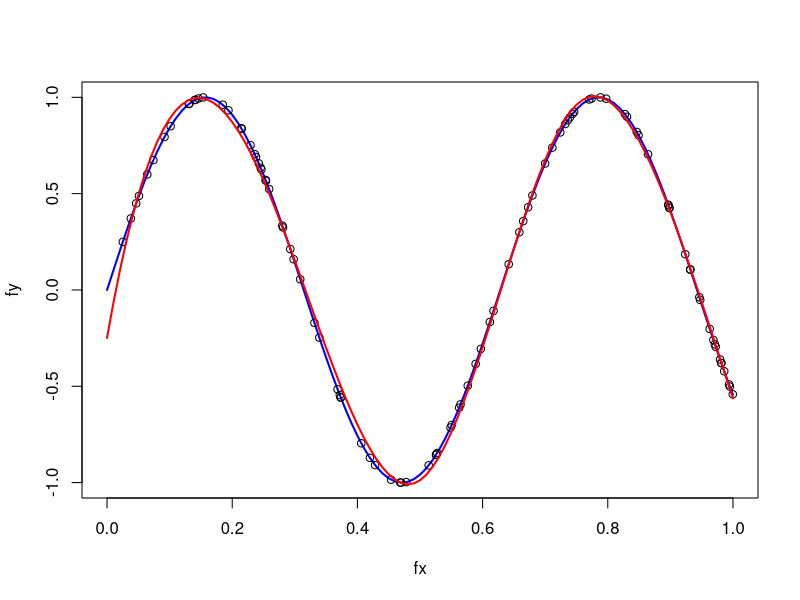
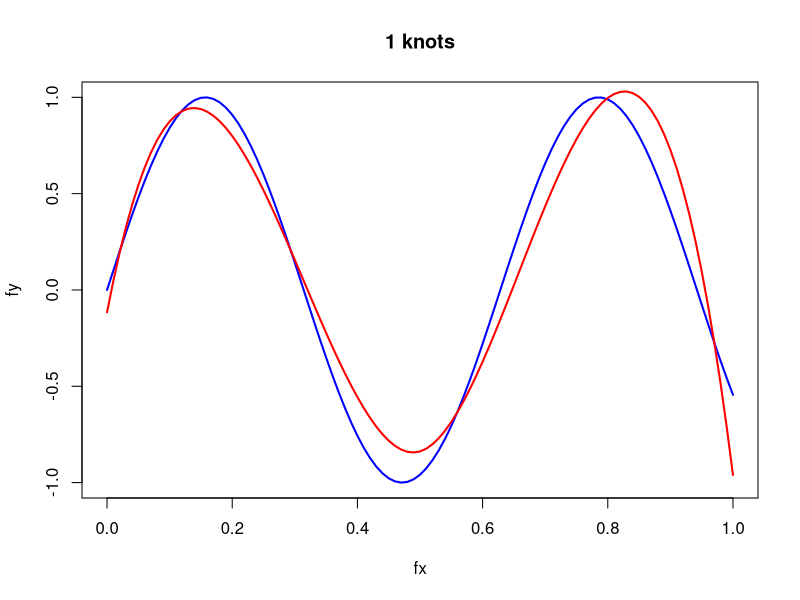
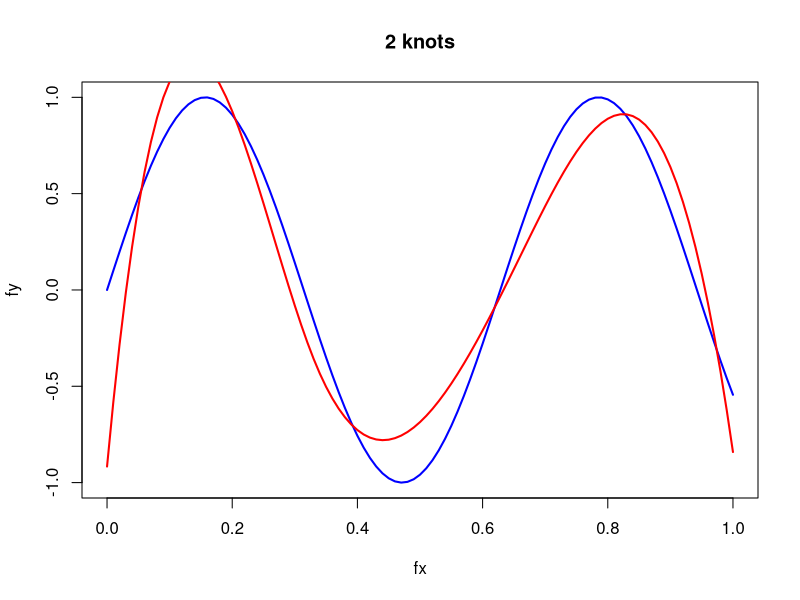
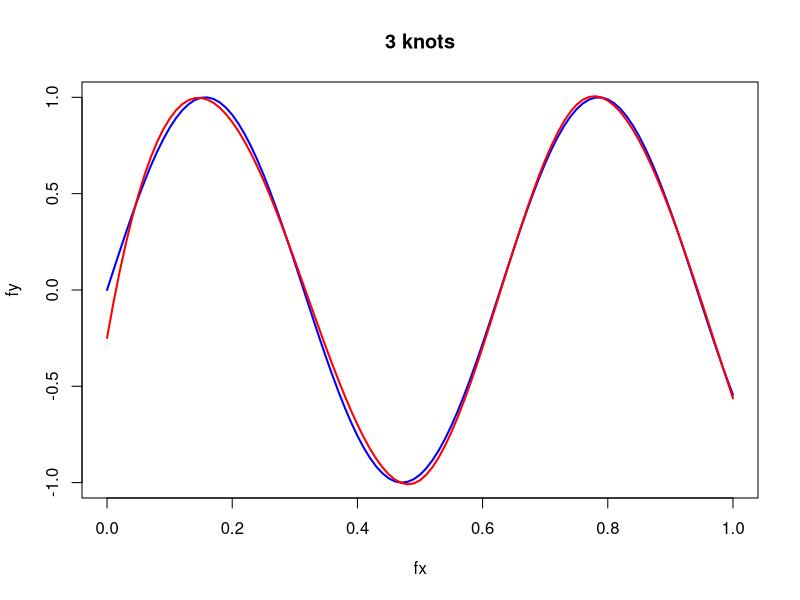
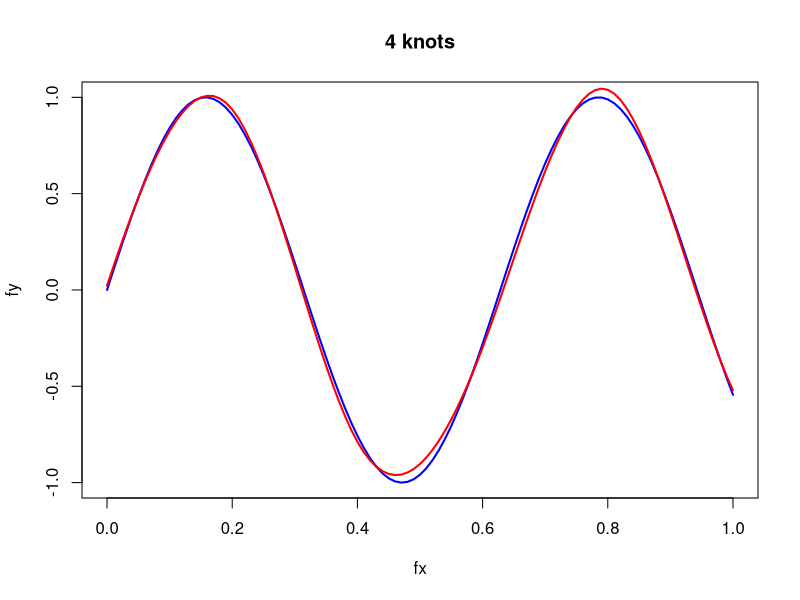
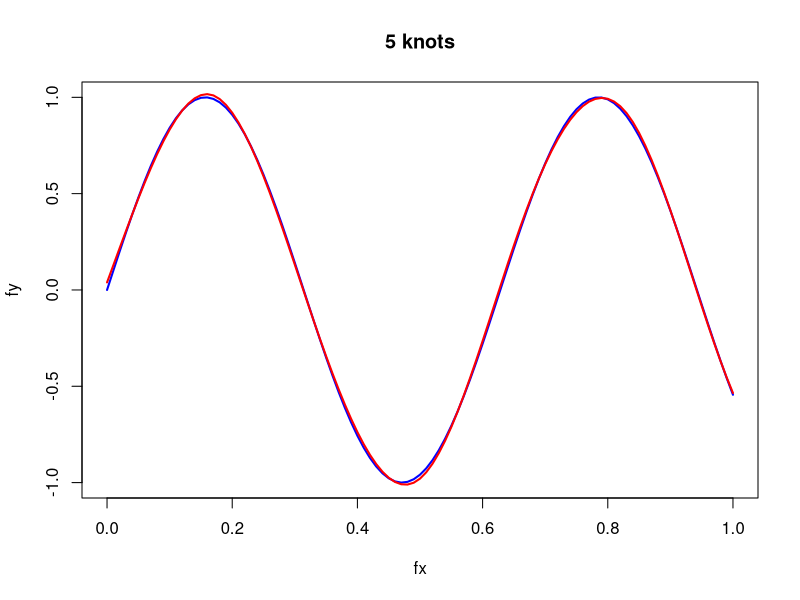
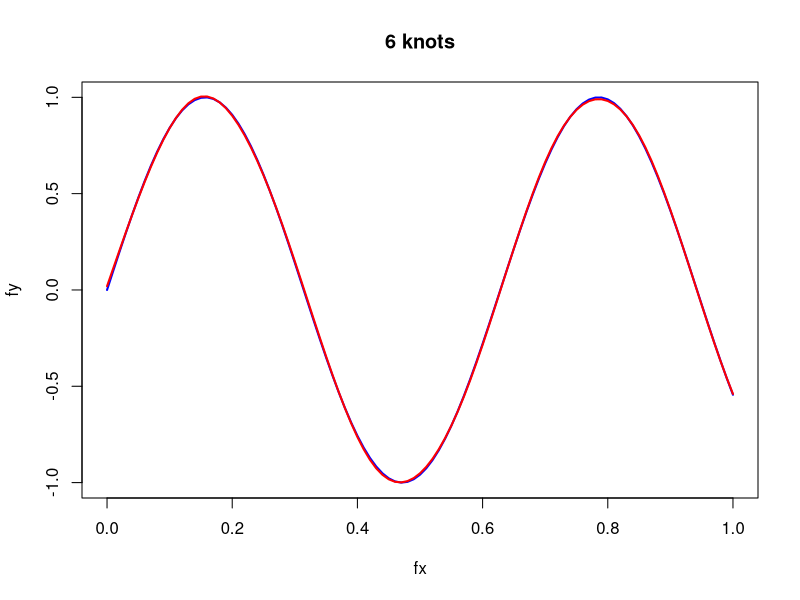
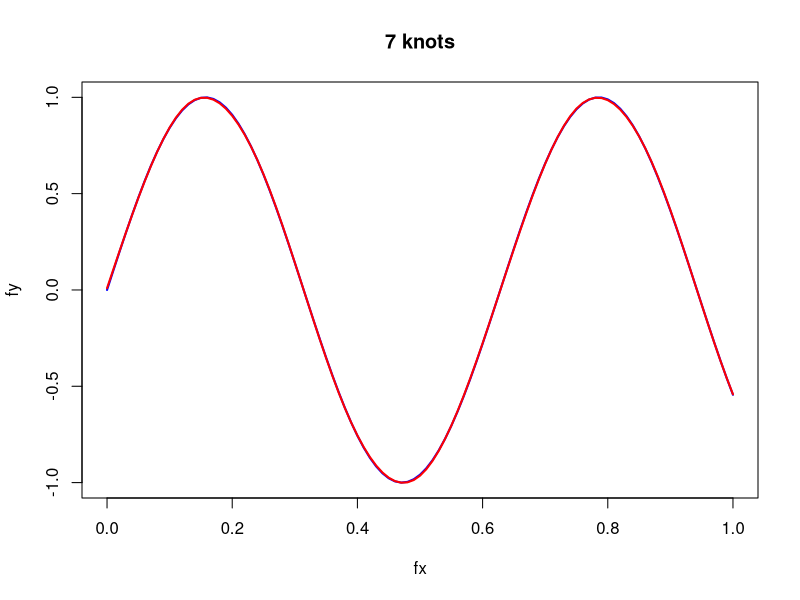

Generate these figures, in order, with R:
h <- function(x, z){
  if (x>z) {
    return((x-z)^3)
  } else {
    return(0)
  }
}

hs <- function(xs, zs){
  return(sapply(xs, function(x) h(x, zs)))
}

splinebasis <- function(xs, zs){
  sb=matrix(rep(NA, (length(xs)*(length(zs)+3))), nrow=length(xs), ncol=(length(zs)+3))
  sb[, 1]=xs
  sb[, 2]=xs^2
  sb[, 3]=xs^3
  for(i in 1:length(zs)){
    sb[,i+3]=hs(xs, zs[i])
  }
  return(sb)
}

set.seed(1337)
x = runif(100)
y = sin(10*x)

knots = c(1/4,2/4,3/4)
splines=splinebasis(x, knots)
data<-data.frame(y, splines)
lm.fit<-lm(y~., data=data)

fx=seq(0, 1, len=101)
fy=sin(10*fx)
plot(fx, fy, type="l", col="blue", lwd=2)
points(x, y)

tsplines=splinebasis(fx, knots)
tdata<-data.frame(y=rep(0,101), tsplines)
tdata$y<-predict(lm.fit, newdata=tdata)
lines(fx, tdata$y, type="l", col="red", lwd=2)

for (k in 1:9){
  plot(fx, fy, type="l", col="blue", lwd=2, main=paste(k, "knots"))
  knots=1:k/(k+1)
  splines=splinebasis(x, knots)
  data<-data.frame(y, splines)
  lm.fit=lm(y~., data=data)
  tsplines=splinebasis(fx, knots)
  tdata<-data.frame(y=rep(0,101), tsplines)
  tdata$y<-predict(lm.fit, newdata=tdata)
  lines(fx, tdata$y, type="l", col="red", lwd=2)
}


